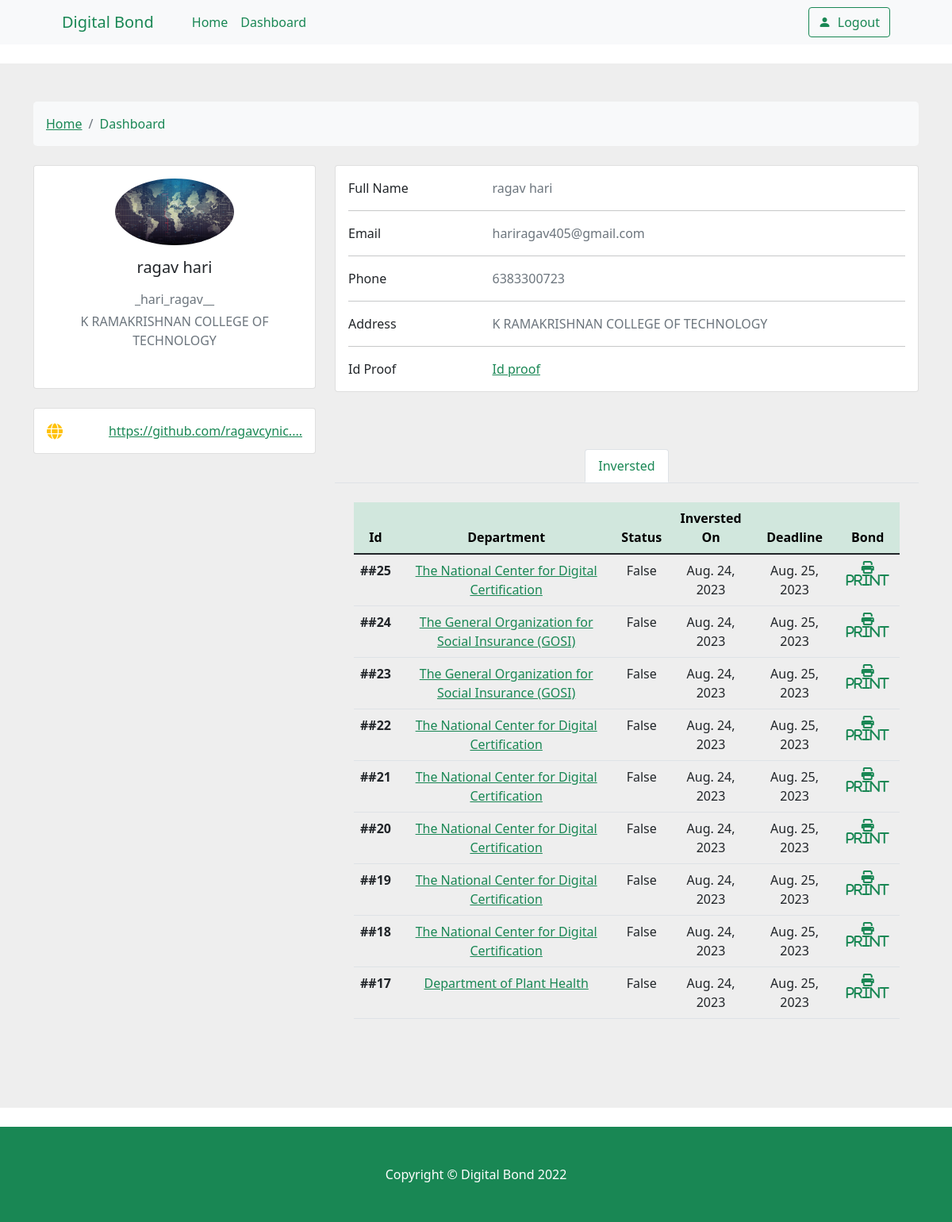
/departments/dashboard/ (signed in), run on the app's committed database.
### core/models.py (models this page shows, shortened)
class InversterProfile(models.Model):
    user = models.ForeignKey(User, on_delete=models.CASCADE)
    fname = models.CharField(blank=True,max_length=255)
    lname = models.CharField(blank=True,max_length=255)
    profile = models.ImageField(blank=True,upload_to='profile/')
    dob = models.DateField(blank=True)
    email = models.EmailField(blank=True)
    phone = models.IntegerField(blank=True)
    address = models.TextField(blank=True)
    org = models.CharField(max_length=255,blank=True)
    id_proff = models.FileField(upload_to='profileid/',blank=True)
    social_media = models.URLField(default='',blank=True)
    metamask_id = models.CharField(default='',blank=True,max_length=255)
    class Meta:
        ordering = ['-id']

class Inverst(models.Model):
    dept = models.ForeignKey(Department, on_delete=models.CASCADE )
    user = models.ForeignKey(User,on_delete=models.CASCADE)
    name = models.CharField(max_length=255)
    org = models.CharField(max_length=255)
    amount = models.FloatField(default=0.0)
    id_proff = models.FileField(upload_to='idproof/')
    income_certificate = models.FileField(upload_to='income/')
    is_approved = models.BooleanField(default=False)
    email = models.EmailField()
    metamask_id = models.CharField(max_length=255,default='',blank=True)
    transction_hash = models.CharField(max_length=255,blank=True)
    passbook_copy = models.FileField(upload_to='passbook/')
    created = models.DateTimeField(auto_now_add=True)
    class Meta:
        ordering = ['-id']
    def __str__(self):
        return f"{self.name}"

class Department(models.Model):
    user = models.ForeignKey(User, on_delete=models.CASCADE,default=0)
    name = models.CharField(max_length=255,blank=True,unique=True)
    desc = models.TextField()
    url_img = models.URLField(default="https://upload.wikimedia.org/wikipedia/commons/thumb/d/d1/Image_not_available.png/640px-Image_not_available.png")
    active = models.BooleanField(default=True)
    crisis = models.TextField()
    allocation_amount = models.IntegerField(default=0)
    presentation_url = models.URLField(default="")
    fund = models.FloatField(blank=True,default=0)
    eth = models.FloatField(blank=True,default=0)
    raised = models.BooleanField(default=False)
    email = models.EmailField()
    metamask_id = models.CharField(max_length=255)
    deadline = models.DateField()
    created = models.DateTimeField(auto_now_add=True)
    updated = models.DateTimeField(auto_now_add=True)
    class Meta:
        ordering = ['-id']

### core/views.py (the view)
# urls.py: path("departments/dashboard/",dashboard,name='dash'),
@login_required()
def dashboard(request):
    context = {}
    user = request.user
    context['user'] = user
    inverst = Inverst.objects.filter(user=request.user)
    context['inverst'] = inverst
    profile = InversterProfile.objects.get(user=request.user)
    context['profile'] = profile
    print(inverst)
    return render(request, 'core/dashboard.html',context)

### templates/core/dashboard.html (shortened to what this page needs)
{% extends 'base.html' %}
{% block root %}
<section style="background-color: #eee;">
    <div class="container py-5">
      <div class="row">
        <div class="col">
          <nav aria-label="breadcrumb" class="bg-light rounded-3 p-3 mb-4">
            <ol class="breadcrumb mb-0">
              <li class="breadcrumb-item"><a href="{% url 'index' %}">Home</a></li>
              <li class="breadcrumb-item active" aria-current="page">Dashboard</li>
            </ol>
          </nav>
        </div>
      </div>
      <div class="row">
        <div class="col-lg-4">
          <div class="card mb-4">
            <div class="card-body text-center">
              <img src="{{profile.profile.url}}" alt="Profile"
                class="rounded-circle img-fluid" style="width: 150px;">
              <h5 class="my-3"> {{profile.fname}} {{profile.lname}} </h5>
              <p class="text-muted mb-1">{{user.username}}</p>
              <p class="text-muted mb-4">{{profile.address}}</p>
            </div>
          </div>
          <div class="card mb-4 mb-lg-0">
            <div class="card-body p-0">
              <ul class="list-group list-group-flush rounded-3">
                <li class="list-group-item d-flex justify-content-between align-items-center p-3">
                    <i class="fas fa-globe fa-lg text-warning"></i>
                    <a href="{{profile.social_media}}">
                    <p class="mb-0">{{profile.social_media | slice:30}}....</p>
                </a>
                </li>
              </ul>
            </div>
          </div>
        </div>
        <div class="col-lg-8">
          <div class="card mb-4">
            <div class="card-body">
              <div class="row">
                <div class="col-sm-3">
                  <p class="mb-0">Full Name</p>
                </div>
                <div class="col-sm-9">
                  <p class="text-muted mb-0">{{profile.fname}} {{profile.lname}} </p>
                </div>
              </div>
              <hr>
              <div class="row">
                <div class="col-sm-3">
                  <p class="mb-0">Email</p>
                </div>
                <div class="col-sm-9">
                  <p class="text-muted mb-0">{{profile.email}}</p>
                </div>
              </div>
              <hr>
              <div class="row">
                <div class="col-sm-3">
                  <p class="mb-0">Phone</p>
                </div>
                <div class="col-sm-9">
                  <p class="text-muted mb-0">{{profile.phone}}</p>
                </div>
              </div>
              <hr>
              <div class="row">
                <div class="col-sm-3">
                  <p class="mb-0">Address</p>
                </div>
                <div class="col-sm-9">
                  <p class="text-muted mb-0">{{profile.address}}</p>
                </div>
              </div>
              <hr>
              <div class="row">
                <div class="col-sm-3">
                  <p class="mb-0">Id Proof</p>
                </div>
                <div class="col-sm-9">
                  <p class="text-muted mb-0"> <a download href="{{profile.id_proff.url}}">Id proof</a> </p>
                </div>
              </div>
            </div>
          </div>
          <div class="row">
            <div class="additional-details my-5 text-center">
                <ul class="nav nav-tabs justify-content-center">
                    <li class="nav-tabs">
                        <a class="nav-link active" data-toggle="tab" data-bs-toggle="tab" href="#home">Inversted</a>
                    </li>
                </ul>
                <div class="tab-content mt-4 mb-3">
                    <div class="tab-pane container active" id="home">
                        <div class="description">
                            <table class="table">
                                <thead class="thead table-success">
                                  <tr>
                                    <th scope="col">Id</th>
                                    <th scope="col">Department</th>
                                    <th scope="col">Status</th>
                                    <th scope="col">Inversted On</th>
                                    <th scope="col">Deadline</th>
                                    <th scope="Bond">Bond</th>
                                  </tr>
                                </thead>
                                <tbody>
                                    {% for i in inverst %}
                                  <tr>
                                    <th scope="row">##{{i.id}}</th>
                                    <td> <a href=" {% url 'detail' i.dept.id %} ">{{i.dept.name}}</a> </td>
                                    <td>{{i.is_approved}}</td>
                                    <td>{{i.created.date}}</td>
                                    <td>{{i.dept.deadline}}</td>
                                    <td> <a href="{% url 'bond' i.id %}" target="_blank" ><i class="fa fa-print"> print</i></a> </td>
                                  </tr>
                                  {% endfor %}
                                </tbody>
                              </table>
                        </div>
                    </div>
                </div>
            </div>
          </div>
        </div>
      </div>
    </div>
  </section>
{% endblock %}

### templates/base.html (shortened to what this page needs)
{% load static %}
<!DOCTYPE html>
<html lang="en">
    <head>
        <link
            href="https://cdn.jsdelivr.net/npm/bootstrap-icons@1.5.0/font/bootstrap-icons.css"
            rel="stylesheet"
        />
        <link rel="stylesheet" href="{% static 'css/style.css' %}" />
    </head>
    <body>
        <nav class="navbar sticky-top navbar-expand-lg navbar-light bg-light">
            <div class="container px-4 px-lg-5">
                <a class="navbar-brand" href="{% url 'index' %}"
                    >Digital Bond</a
                >
                <div
                    class="collapse navbar-collapse"
                    id="navbarSupportedContent"
                >
                    <ul class="navbar-nav me-auto mb-2 mb-lg-0 ms-lg-4">
                        <li class="nav-item">
                            <a
                                class="nav-link active"
                                aria-current="page"
                                href="{% url 'index' %}"
                                >Home</a
                            >
                        </li>
                        {% if user.is_authenticated %}
                        <li class="nav-item">
                            <a class="nav-link" href="{% url 'dash' %}"
                                >Dashboard</a
                            >
                        </li>
                        {% endif %}
                    </ul>
                    {% if user.is_authenticated %}
                    <a
                        class="btn btn-outline-success"
                        href="{% url 'logout' %}"
                    >
                        <i class="bi-person-fill me-1"></i>
                        Logout
                    </a>
                    {% endif %}
                </div>
            </div>
        </nav>
        <br />
        {% block root %} {% endblock %}
        <br />
        <footer class="py-5 bg-success">
            <div class="container">
                <p class="m-0 text-center text-white">
                    Copyright &copy; Digital Bond 2022
                </p>
            </div>
        </footer>
    </body>
</html>

### templates/base.html (style rules this page uses)
li, a { color: #198754 !important; }

### data on the page
InversterProfile: profile (picture), fname "ragav", lname "hari", address "K RAMAKRISHNAN COLLEGE OF TECHNOLOGY", social_media "https://github.com/ragavcynic", email "hariragav405@gmail.com", phone "6383300723"
Inverst: id "25", dept.name "The National Center for Digital Certification", is_approved "False", created "Aug. 24, 2023", dept.deadline "Aug. 25, 2023"
Inverst: id "24", dept.name "The General Organization for Social Insurance (GOSI)", is_approved "False", created "Aug. 24, 2023", dept.deadline "Aug. 25, 2023"
Inverst: id "23", dept.name "The General Organization for Social Insurance (GOSI)", is_approved "False", created "Aug. 24, 2023", dept.deadline "Aug. 25, 2023"
Inverst: id "22", dept.name "The National Center for Digital Certification", is_approved "False", created "Aug. 24, 2023", dept.deadline "Aug. 25, 2023"
Inverst: id "21", dept.name "The National Center for Digital Certification", is_approved "False", created "Aug. 24, 2023", dept.deadline "Aug. 25, 2023"
Inverst: id "20", dept.name "The National Center for Digital Certification", is_approved "False", created "Aug. 24, 2023", dept.deadline "Aug. 25, 2023"
Inverst: id "19", dept.name "The National Center for Digital Certification", is_approved "False", created "Aug. 24, 2023", dept.deadline "Aug. 25, 2023"
Inverst: id "18", dept.name "The National Center for Digital Certification", is_approved "False", created "Aug. 24, 2023", dept.deadline "Aug. 25, 2023"
Inverst: id "17", dept.name "Department of Plant Health", is_approved "False", created "Aug. 24, 2023", dept.deadline "Aug. 25, 2023"

### other printed values
{{ user.username }} "_hari_ragav__"
